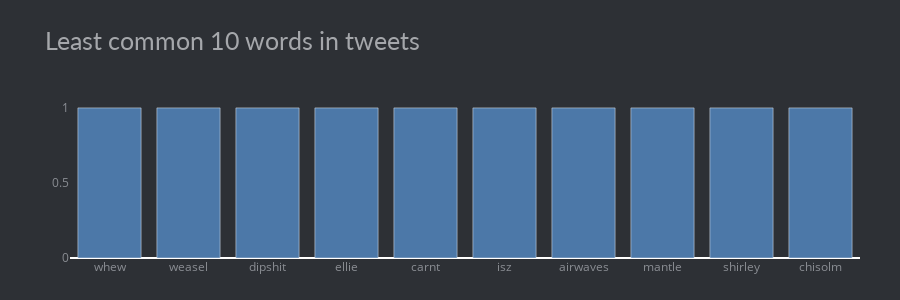

Notebook code cell kept with this figure:
### Code cell
fig = px.bar(dff.tail(10), x='Word', y='Frequency', height=300, 
                   title='Least common 10 words in tweets', color_discrete_sequence=px.colors.qualitative.T10)
fig.update_yaxes(showgrid=False),
fig.update_xaxes(categoryorder='total descending')
fig.update_traces(hovertemplate=None)
fig.update_layout(margin=dict(t=100, b=0, l=70, r=40),
                        hovermode="x unified",
                        xaxis_title=' ', yaxis_title=" ",
                        plot_bgcolor='#2d3035', paper_bgcolor='#2d3035',
                        title_font=dict(size=25, color='#a5a7ab', family="Lato, sans-serif"),
                        font=dict(color='#8a8d93'),
                          )

### Figure 1 — Plotly figure (JSON) as saved in the notebook; plotly's stock layout.template omitted (floating-point values rounded to 4 significant figures)
{"data": [{"alignmentgroup": "True", "legendgroup": "", "marker": {"color": "#4C78A8", "pattern": {"shape": ""}}, "name": "", "offsetgroup": "", "orientation": "v", "showlegend": false, "textposition": "auto", "type": "bar", "x": ["whew", "weasel", "dipshit", "ellie", "carnt", "isz", "airwaves", "mantle", "shirley", "chisolm"], "xaxis": "x", "y": [1, 1, 1, 1, 1, 1, 1, 1, 1, 1], "yaxis": "y"}], "layout": {"barmode": "relative", "font": {"color": "#8a8d93"}, "height": 300, "hovermode": "x unified", "legend": {"tracegroupgap": 0}, "margin": {"b": 0, "l": 70, "r": 40, "t": 100}, "paper_bgcolor": "#2d3035", "plot_bgcolor": "#2d3035", "title": {"font": {"color": "#a5a7ab", "family": "Lato, sans-serif", "size": 25}, "text": "Least common 10 words in tweets"}, "xaxis": {"anchor": "y", "categoryorder": "total descending", "domain": [0, 1], "title": {"text": " "}}, "yaxis": {"anchor": "x", "domain": [0, 1], "showgrid": false, "title": {"text": " "}}}}
